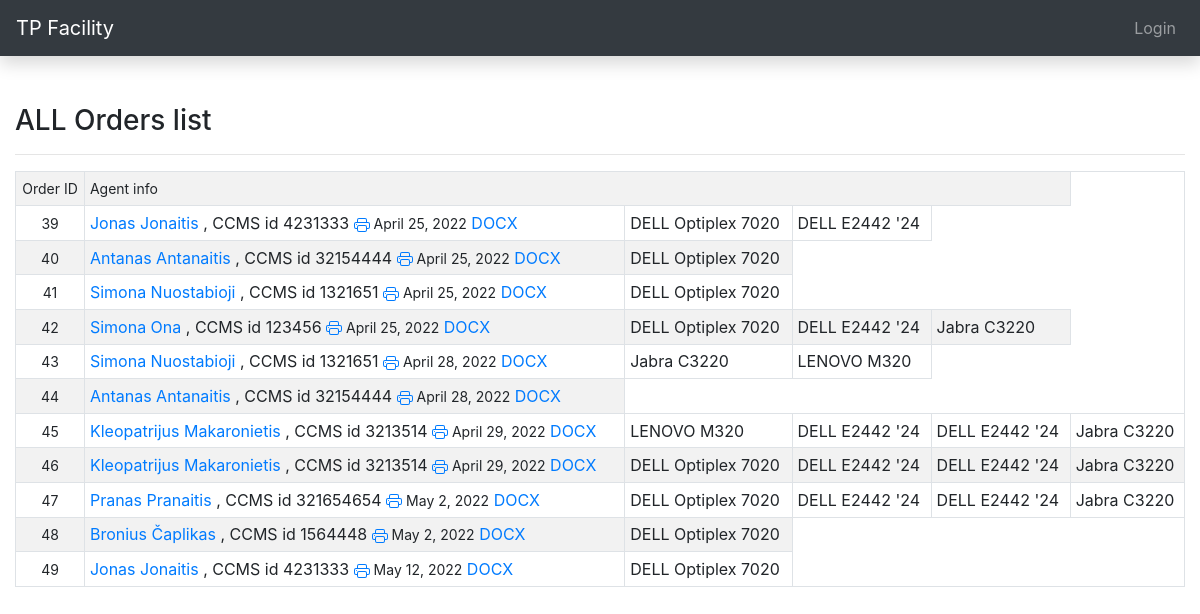
Screenshot of /facility/orders-list/ with the database file from the repository.
### facility/models.py (models this page shows, shortened)
class Order(models.Model):
    date_created = models.DateField(auto_now_add=True)
    comment = models.CharField('Comment', max_length=2000, blank=True)
    agent_id = models.ForeignKey('Agent', related_name='ordersall', on_delete=models.SET_NULL, null=True)
    class Meta:
        verbose_name = 'Order'
        verbose_name_plural = 'Orders'

class Agent(models.Model):
    first_name = models.CharField('First name', max_length=255, null=False, help_text="Enter first name")
    last_name = models.CharField('Last name', max_length=255, null=False, help_text="Enter last name")
    ccms_id = models.CharField('CCMS ID', max_length=255, unique=True, null=False, help_text="Enter CCMS ID")
    phone = models.CharField('Phone', max_length=255, null=False, help_text="Enter phone number")
    email = models.EmailField('Email', max_length=255, null=False, help_text="Enter email address")
    country = models.CharField('Country', max_length=255, null=False, help_text="Enter country")
    city = models.CharField('City', max_length=255, null=False, help_text="Enter city")
    street = models.CharField('Street', max_length=400, null=False, help_text="Enter street and building number.")
    project_id = models.ForeignKey('Project', related_name='agents', on_delete=models.SET_NULL, null=True)
    class Meta:
        verbose_name = 'Agent'
        verbose_name_plural = 'Agents'

class OrderLine(models.Model):
    sn = models.CharField('Serial number', max_length=400, unique=True, null=True, help_text="Enter serial number")
    order_id = models.ForeignKey('Order', related_name='orderlines', on_delete=models.SET_NULL, null=True)
    equipement_id = models.ForeignKey('Equipement', related_name='ordersline', on_delete=models.SET_NULL,
                                        null=True)
    STATUS = (
        ('g', 'Given'),
        ('r', 'Returned'),
    )
    status = models.CharField(
        max_length=1,
        choices=STATUS,
        blank=True,
        default='r',
        help_text='Status',
    )
    class Meta:
        verbose_name = 'Order line'
        verbose_name_plural = 'Order lines'

class Equipement(models.Model):
    manufacturer_id = models.ForeignKey('Manufacturers', related_name='manufactequipements', on_delete=models.SET_NULL,null=True)
    eqModels_id = models.ForeignKey('EqModels', related_name='modelsequipements', on_delete=models.SET_NULL, null=True)
    types_id = models.ForeignKey('Types', related_name='typesequipements', on_delete=models.SET_NULL, null=True)
    price = models.FloatField(help_text='Kaina', null=True)
    class Meta:
        verbose_name = 'Equipement'
        verbose_name_plural = 'Equipements'

class Manufacturers(models.Model):
    manufacturer = models.CharField('Manufacturer', max_length=255, unique=True, help_text="Enter manufacturer name")
    def __str__(self):
        return f'{self.manufacturer}'
    class Meta:
        verbose_name = 'Manufacturer'
        verbose_name_plural = 'Manufacturers'

class EqModels(models.Model):
    eq_model = models.CharField('Model', max_length=255, unique=True, help_text="Enter model name")
    def __str__(self):
        return f'{self.eq_model}'
    class Meta:
        verbose_name = 'Model'
        verbose_name_plural = 'Models'

### facility/views.py (the view)
# urls.py: path('orders-list/', OrderList.as_view(), name="orders-list"),
class OrderList(ListView):
    model = Order
    fields = '__all__'
    context_object_name = 'orders'
    template_name = 'orders-list.html'

### facility/templates/orders-list.html (shortened to what this page needs)
{% extends "base.html" %}
{% block content %}
<div class="container-fluid">
    <h3>ALL Orders list</h3>
    <hr>
<table class="table table-striped table-bordered table-hover table-sm">
            <tr>
                <td class="text-center"><small>Order ID</small></td>
                <td colspan="4"><small>Agent info</small></td>
            </tr>
    {% for order in orders %}
            <tr><td class="text-center"><span><small>{{ order.id }} </small></span></td>
                <td><a href="{% url 'order' order.id %}">{{ order.agent_id.first_name }} {{ order.agent_id.last_name }}</a> , CCMS id {{ order.agent_id.ccms_id }} <a href="{% url 'agreementPDF' order.id %}"></a><span><small> {{ order.date_created }}</small> <a href="{% url 'docx' order.id %}">DOCX</a></span>
                {% for line in order.orderlines.all %}
                   <td>{{line.equipement_id.manufacturer_id}} {{line.equipement_id.eqModels_id}}</td>
                {% endfor %} </td></tr>
    {% endfor %}
</table>
</div>
{% endblock %}

### rows the page displays
Order: id "39", agent_id.first_name "Jonas", agent_id.last_name "Jonaitis", agent_id.ccms_id "4231333", date_created "April 25, 2022"
OrderLine: equipement_id.manufacturer_id "DELL", equipement_id.eqModels_id "Optiplex 7020"
OrderLine: equipement_id.manufacturer_id "DELL", equipement_id.eqModels_id "E2442 '24"
Order: id "40", agent_id.first_name "Antanas", agent_id.last_name "Antanaitis", agent_id.ccms_id "32154444", date_created "April 25, 2022"
OrderLine: equipement_id.manufacturer_id "DELL", equipement_id.eqModels_id "Optiplex 7020"
Order: id "41", agent_id.first_name "Simona", agent_id.last_name "Nuostabioji", agent_id.ccms_id "1321651", date_created "April 25, 2022"
OrderLine: equipement_id.manufacturer_id "DELL", equipement_id.eqModels_id "Optiplex 7020"
Order: id "42", agent_id.first_name "Simona", agent_id.last_name "Ona", agent_id.ccms_id "123456", date_created "April 25, 2022"
OrderLine: equipement_id.manufacturer_id "DELL", equipement_id.eqModels_id "Optiplex 7020"
OrderLine: equipement_id.manufacturer_id "DELL", equipement_id.eqModels_id "E2442 '24"
OrderLine: equipement_id.manufacturer_id "Jabra", equipement_id.eqModels_id "C3220"
Order: id "43", agent_id.first_name "Simona", agent_id.last_name "Nuostabioji", agent_id.ccms_id "1321651", date_created "April 28, 2022"
OrderLine: equipement_id.manufacturer_id "Jabra", equipement_id.eqModels_id "C3220"
OrderLine: equipement_id.manufacturer_id "LENOVO", equipement_id.eqModels_id "M320"
Order: id "44", agent_id.first_name "Antanas", agent_id.last_name "Antanaitis", agent_id.ccms_id "32154444", date_created "April 28, 2022"
Order: id "45", agent_id.first_name "Kleopatrijus", agent_id.last_name "Makaronietis", agent_id.ccms_id "3213514", date_created "April 29, 2022"
OrderLine: equipement_id.manufacturer_id "LENOVO", equipement_id.eqModels_id "M320"
OrderLine: equipement_id.manufacturer_id "DELL", equipement_id.eqModels_id "E2442 '24"
OrderLine: equipement_id.manufacturer_id "DELL", equipement_id.eqModels_id "E2442 '24"
OrderLine: equipement_id.manufacturer_id "Jabra", equipement_id.eqModels_id "C3220"
Order: id "46", agent_id.first_name "Kleopatrijus", agent_id.last_name "Makaronietis", agent_id.ccms_id "3213514", date_created "April 29, 2022"
OrderLine: equipement_id.manufacturer_id "DELL", equipement_id.eqModels_id "Optiplex 7020"
OrderLine: equipement_id.manufacturer_id "DELL", equipement_id.eqModels_id "E2442 '24"
OrderLine: equipement_id.manufacturer_id "DELL", equipement_id.eqModels_id "E2442 '24"
OrderLine: equipement_id.manufacturer_id "Jabra", equipement_id.eqModels_id "C3220"
Order: id "47", agent_id.first_name "Pranas", agent_id.last_name "Pranaitis", agent_id.ccms_id "321654654", date_created "May 2, 2022"
OrderLine: equipement_id.manufacturer_id "DELL", equipement_id.eqModels_id "Optiplex 7020"
OrderLine: equipement_id.manufacturer_id "DELL", equipement_id.eqModels_id "E2442 '24"
OrderLine: equipement_id.manufacturer_id "DELL", equipement_id.eqModels_id "E2442 '24"
OrderLine: equipement_id.manufacturer_id "Jabra", equipement_id.eqModels_id "C3220"
Order: id "48", agent_id.first_name "Bronius", agent_id.last_name "Čaplikas", agent_id.ccms_id "1564448", date_created "May 2, 2022"
OrderLine: equipement_id.manufacturer_id "DELL", equipement_id.eqModels_id "Optiplex 7020"
Order: id "49", agent_id.first_name "Jonas", agent_id.last_name "Jonaitis", agent_id.ccms_id "4231333", date_created "May 12, 2022"
OrderLine: equipement_id.manufacturer_id "DELL", equipement_id.eqModels_id "Optiplex 7020"
